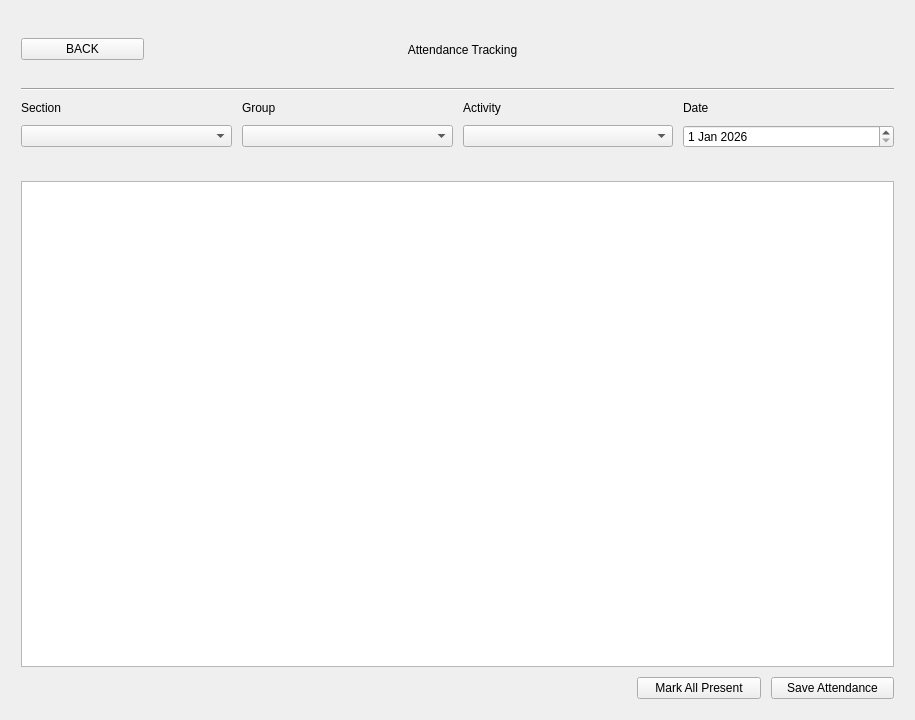
<?xml version="1.0" encoding="UTF-8"?>
<ui version="4.0">
 <class>Form</class>
 <widget class="QWidget" name="Form">
  <property name="geometry">
   <rect>
    <x>0</x>
    <y>0</y>
    <width>915</width>
    <height>720</height>
   </rect>
  </property>
  <property name="windowTitle">
   <string>Form</string>
  </property>
  <layout class="QVBoxLayout" name="verticalLayout_2">
   <item>
    <layout class="QVBoxLayout" name="main" stretch="1,0,10,1">
     <property name="spacing">
      <number>10</number>
     </property>
     <property name="leftMargin">
      <number>10</number>
     </property>
     <property name="topMargin">
      <number>10</number>
     </property>
     <property name="rightMargin">
      <number>10</number>
     </property>
     <property name="bottomMargin">
      <number>10</number>
     </property>
     <item>
      <layout class="QHBoxLayout" name="top" stretch="1,5,1">
       <item>
        <widget class="QPushButton" name="back">
         <property name="text">
          <string>BACK</string>
         </property>
        </widget>
       </item>
       <item>
        <widget class="QLabel" name="title">
         <property name="text">
          <string>Attendance Tracking</string>
         </property>
         <property name="alignment">
          <set>Qt::AlignCenter</set>
         </property>
        </widget>
       </item>
       <item>
        <spacer name="horizontalSpacer_2">
         <property name="orientation">
          <enum>Qt::Horizontal</enum>
         </property>
         <property name="sizeHint" stdset="0">
          <size>
           <width>40</width>
           <height>20</height>
          </size>
         </property>
        </spacer>
       </item>
      </layout>
     </item>
     <item>
      <widget class="Line" name="line">
       <property name="orientation">
        <enum>Qt::Horizontal</enum>
       </property>
      </widget>
     </item>
     <item>
      <layout class="QVBoxLayout" name="middle" stretch="1,7">
       <property name="spacing">
        <number>10</number>
       </property>
       <item>
        <layout class="QHBoxLayout" name="filter_container">
         <property name="spacing">
          <number>10</number>
         </property>
         <item>
          <layout class="QFormLayout" name="Section_layout">
           <property name="fieldGrowthPolicy">
            <enum>QFormLayout::AllNonFixedFieldsGrow</enum>
           </property>
           <property name="rowWrapPolicy">
            <enum>QFormLayout::WrapAllRows</enum>
           </property>
           <property name="labelAlignment">
            <set>Qt::AlignLeading|Qt::AlignLeft|Qt::AlignVCenter</set>
           </property>
           <property name="formAlignment">
            <set>Qt::AlignLeading|Qt::AlignLeft|Qt::AlignTop</set>
           </property>
           <item row="0" column="0">
            <widget class="QLabel" name="course_label">
             <property name="text">
              <string>Section</string>
             </property>
            </widget>
           </item>
           <item row="0" column="1">
            <widget class="QComboBox" name="section_selection">
             <property name="placeholderText">
              <string>Select a section</string>
             </property>
            </widget>
           </item>
          </layout>
         </item>
         <item>
          <layout class="QFormLayout" name="group_layout">
           <property name="rowWrapPolicy">
            <enum>QFormLayout::WrapAllRows</enum>
           </property>
           <item row="0" column="0">
            <widget class="QLabel" name="group_label">
             <property name="text">
              <string>Group</string>
             </property>
            </widget>
           </item>
           <item row="0" column="1">
            <widget class="QComboBox" name="group_selection">
             <property name="placeholderText">
              <string>Select a group</string>
             </property>
            </widget>
           </item>
          </layout>
         </item>
         <item>
          <layout class="QFormLayout" name="activity_layout">
           <property name="rowWrapPolicy">
            <enum>QFormLayout::WrapAllRows</enum>
           </property>
           <item row="0" column="0">
            <widget class="QLabel" name="activity_label">
             <property name="text">
              <string>Activity</string>
             </property>
            </widget>
           </item>
           <item row="0" column="1">
            <widget class="QComboBox" name="activity_selection">
             <property name="placeholderText">
              <string>Select an Activity</string>
             </property>
            </widget>
           </item>
          </layout>
         </item>
         <item>
          <layout class="QFormLayout" name="date_layout">
           <property name="rowWrapPolicy">
            <enum>QFormLayout::WrapAllRows</enum>
           </property>
           <item row="0" column="0">
            <widget class="QLabel" name="date_label">
             <property name="text">
              <string>Date</string>
             </property>
            </widget>
           </item>
           <item row="0" column="1">
            <widget class="QDateEdit" name="date_selection">
             <property name="dateTime">
              <datetime>
               <hour>0</hour>
               <minute>0</minute>
               <second>0</second>
               <year>2026</year>
               <month>1</month>
               <day>1</day>
              </datetime>
             </property>
            </widget>
           </item>
          </layout>
         </item>
        </layout>
       </item>
       <item>
        <layout class="QVBoxLayout" name="table_container">
         <item>
          <widget class="QTableWidget" name="table">
           <property name="verticalScrollMode">
            <enum>QAbstractItemView::ScrollPerPixel</enum>
           </property>
           <property name="horizontalScrollMode">
            <enum>QAbstractItemView::ScrollPerPixel</enum>
           </property>
           <property name="rowCount">
            <number>0</number>
           </property>
           <property name="columnCount">
            <number>0</number>
           </property>
           <attribute name="verticalHeaderVisible">
            <bool>false</bool>
           </attribute>
          </widget>
         </item>
        </layout>
       </item>
      </layout>
     </item>
     <item>
      <layout class="QHBoxLayout" name="bottom" stretch="5,1,1">
       <item>
        <spacer name="horizontalSpacer">
         <property name="orientation">
          <enum>Qt::Horizontal</enum>
         </property>
         <property name="sizeHint" stdset="0">
          <size>
           <width>40</width>
           <height>20</height>
          </size>
         </property>
        </spacer>
       </item>
       <item>
        <widget class="QPushButton" name="mark_all">
         <property name="text">
          <string>Mark All Present</string>
         </property>
        </widget>
       </item>
       <item>
        <widget class="QPushButton" name="save">
         <property name="text">
          <string>Save Attendance</string>
         </property>
        </widget>
       </item>
      </layout>
     </item>
    </layout>
   </item>
  </layout>
 </widget>
 <resources/>
 <connections/>
</ui>
